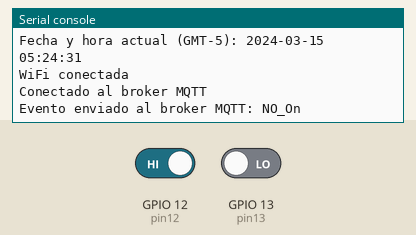
The program below on a simulated ESP32 board running MicroPython. On the bench: the last lines printed to the serial console. Inputs (shaded band) come from the test bench; at power-on: GPIO 12 (pin12) HIGH, GPIO 13 (pin13) LOW. WiFi joins after 1.5 s; the clock reads 2024-03-15 10:24:30 at power-on unless the program sets it; no MQTT or app messages arrive unless stated.

Above: at 2.9 s.
3.0 s: GPIO 12 (pin12) driven LOW
At 3.6 s:
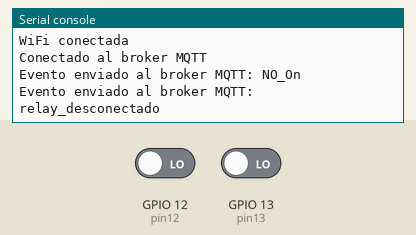
4.5 s: GPIO 13 (pin13) driven HIGH
At 5.7 s:
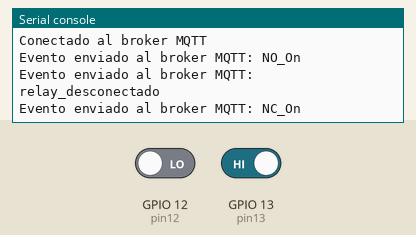
6.0 s: GPIO 12 (pin12) driven HIGH
At 7.3 s:
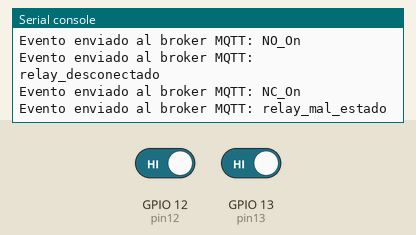

Measured:
- after the input at 3.0 s, the serial console: prints a new line at once (image 1)
- after the input at 4.5 s, the serial console: prints a new line at once (image 2)
- after the input at 6.0 s, the serial console: prints a new line at once (image 3)

The program:

finaly.py
```python
import machine
import time
import network
import ntptime
from umqtt.robust import MQTTClient

# Configuración de red WiFi
SSID = "PABLO-2.4G"
PASSWORD = "47009410"

# Configuración del broker MQTT
MQTT_BROKER = "node02.myqtthub.com"
MQTT_PORT = 8883
MQTT_CLIENT_ID = "ESP32-PQ1"
MQTT_USER = "ESP32-1"
MQTT_PASSWORD = "esp32"
EMPRESA = "EMPRESA_TEST"  # Nombre de la empresa
SUBTOPIC = "eventos"  # Subtopic para los eventos

# Definir los pines 12 y 13 como entrada
pin12 = machine.Pin(12, machine.Pin.IN)
pin13 = machine.Pin(13, machine.Pin.IN)

# Variable para controlar el último estado de relés
ultimo_estado_relays = None

# Variable global para el cliente MQTT
client = None

# Función para obtener la fecha y hora actual formateada en GMT-5
def obtener_fecha_hora():
    # Obtener la fecha y hora actual del RTC
    rtc = machine.RTC()
    year, month, day, weekday, hour, minute, second, _ = rtc.datetime()

    # Aplicar ajuste de GMT-5 (restar 5 horas)
    hour = (hour - 5) % 24  # Restar 5 horas y asegurarse de que el resultado esté en formato de 24 horas

    # Formatear la fecha y hora ajustada
    fecha_hora = "{:02d}-{:02d}-{:02d} {:02d}:{:02d}:{:02d}".format(year, month, day, hour, minute, second)
    return fecha_hora

# Función para enviar eventos al broker MQTT con QoS 1 y manejar reintentos
def enviar_evento_al_broker(tipo_evento):
    global client
    try:
        mqtt_topic = f"{EMPRESA}/{MQTT_CLIENT_ID}/{SUBTOPIC}"
        client.publish(mqtt_topic, tipo_evento, qos=1)  # Enviar evento al broker MQTT con QoS 1
        print(f"Evento enviado al broker MQTT: {tipo_evento}")
    except Exception as e:
        print(f"Fallo al enviar el evento al broker MQTT: {tipo_evento} - Error: {e}")

# Función para monitorear el estado de NC y NO y generar eventos según las condiciones
def monitorear_relay():
    global ultimo_estado_relays
    estado_actual_pin12 = pin12.value()
    estado_actual_pin13 = pin13.value()

    # Detectar cambios en el estado de los relés
    if (estado_actual_pin12, estado_actual_pin13) != ultimo_estado_relays:
        if estado_actual_pin12 == estado_actual_pin13:
            if estado_actual_pin12 == 0:  # Ambos relés desconectados
                tipo_evento = "relay_desconectado"
            else:
                tipo_evento = "relay_mal_estado"
        else:
            if estado_actual_pin12 == 1:  # NO energizado
                tipo_evento = "NO_On"
            else:  # NC energizado
                tipo_evento = "NC_On"

        # Actualizar el último estado de relés
        ultimo_estado_relays = (estado_actual_pin12, estado_actual_pin13)

        # Enviar el evento al broker MQTT
        enviar_evento_al_broker(tipo_evento)

# Función para conectar a la red WiFi con reconexión automática y sincronización de tiempo
def conectar_wifi():
    print("Conectando a WiFi", end="")
    sta_if = network.WLAN(network.STA_IF)
    sta_if.active(True)
    sta_if.connect(SSID, PASSWORD)

    while not sta_if.isconnected():
        print(".", end="")
        time.sleep(0.5)

    print("\nConectado a WiFi")

    # Una vez conectado al WiFi, sincronizar el tiempo con NTP
    print("Sincronizando tiempo...")
    ntptime.settime()  # Sincronizar el RTC con la hora de red NTP

    # Obtener fecha y hora actual y ajustar a GMT-5
    fecha_hora = obtener_fecha_hora()
    print("Fecha y hora actual (GMT-5):", fecha_hora)

    return sta_if

# Función para conectar al broker MQTT con reconexión automática
def conectar_mqtt():
    global client
    client = MQTTClient(MQTT_CLIENT_ID.encode('utf-8'), MQTT_BROKER, MQTT_PORT, user=MQTT_USER.encode('utf-8'), password=MQTT_PASSWORD.encode('utf-8'), ssl=True)
    client.connect()
    print("Conectado al broker MQTT")

# Función principal
def main():
    # Conectar a WiFi
    wifi_interface = conectar_wifi()
    print("WiFi conectada")

    # Conectar al broker MQTT (con reconexión automática)
    conectar_mqtt()

    # Bucle principal
    while True:
        # Monitorear el estado de NC y NO
        monitorear_relay()

        # Esperar un tiempo antes de la próxima verificación
        time.sleep(0.1)

# Ejecutar la función principal al iniciar el script
if __name__ == "__main__":
    main()
```
